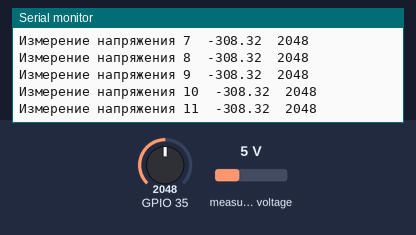
Recording of a sketch running on a simulated ESP32. Shown: the last lines printed to the serial monitor. Inputs (shaded band) come from the test bench; at power-on: GPIO 35 = 2048, measured voltage 5 V.

Above: at 1.2 s.
1.3 s: GPIO 35 set to 2507
At 2.1 s:
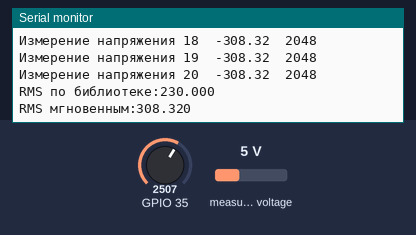
2.8 s: GPIO 35 set to 2594
At 4.2 s:
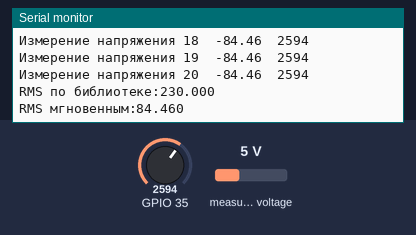
Timing chart, 0 to 5.8 s (numbered marks = the images above; inputs shaded):
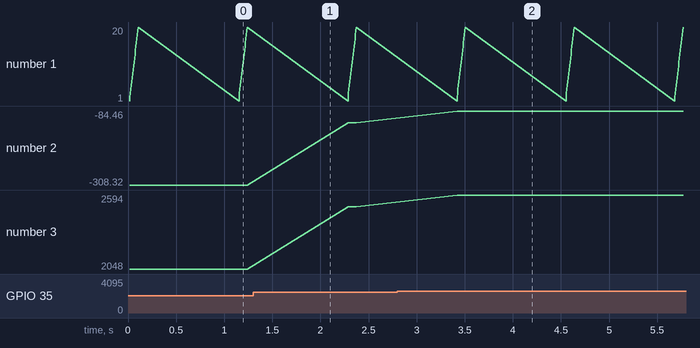

The sketch:

read_voltage_AC.ino
```cpp
#include "ZMPT101B.h"

ZMPT101B voltageSensor(35, 50.0);  // Пин подключения датчика

int voltage_signal[20] = { 0, 0, 0, 0, 0, 0, 0, 0, 0, 0, 0, 0, 0, 0, 0, 0, 0, 0, 0, 0};
float voltage_V[20] = { 0, 0, 0, 0, 0, 0, 0, 0, 0, 0, 0, 0, 0, 0, 0, 0, 0, 0, 0, 0};


float RMS(float arr[20]) {
  float sum = 0;
  for (int i = 0; i < 20; i++) {
    sum += pow(arr[i], 2);
  }
  float sumMean = sum / 20;
  return sqrt(sumMean);
}

void setup() {
  Serial.begin(115200);
  voltageSensor.setSensitivity(526.25);
}

void loop() {
  for (int i = 0; i < 20; i++) {
    voltage_signal[i] = analogRead(35);
    delayMicroseconds(900);
  }
  for (int i = 0; i < 20; i++) {
    voltage_V[i] = (voltage_signal[i] - 2800) * 0.41;
  }
  for (int i = 0; i < 20; i++) {
    Serial.printf("Измерение напряжения %d\t",i + 1);
    Serial.print(voltage_V[i]);
    Serial.print("\t");
    Serial.println(voltage_signal[i]);
  }

  float rms_voltage = voltageSensor.getRmsVoltage();
  Serial.print("RMS по библиотеке:");
  Serial.println(rms_voltage, 3);
  Serial.print("RMS мгновенным:");
  Serial.println(RMS(voltage_V), 3);
  Serial.println();
  delay(1000);

}
```

Measured:
- after the input at 2.8 s, the serial monitor: prints a new line after 0.62 s (image 2)
- plotted number 2: -308.32 → -120.13 after the input at 1.3 s, -120.13 → -84.46 after the input at 2.8 s
- plotted number 3: 2048 → 2507 after the input at 1.3 s, 2507 → 2594 after the input at 2.8 s
